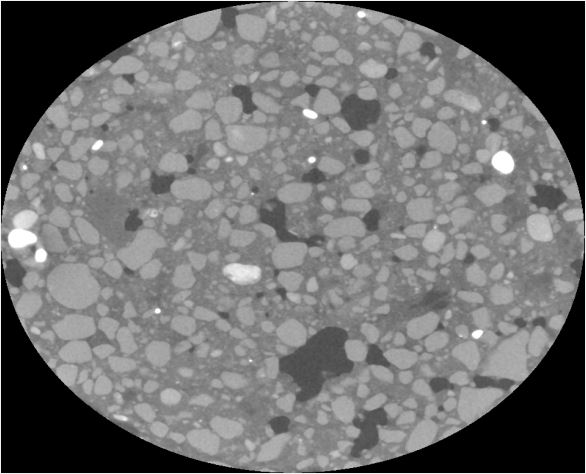
#> input picture images/soil.jpg, 586 x 474 px
$ python example.py
#> lines starting #> are read from the running program, lines starting #| are printed output that depends on the picture
### otsu.py
import numpy as np


def multithreshold(img, thresholds):
    """Multithreshold a single-channel image using provided thresholds.

    Returns boolean mask indices.
    """
    masks = np.zeros((len(thresholds) + 1, img.shape[0], img.shape[1]), bool)
    for i, t in enumerate(sorted(thresholds)):
        masks[i+1] = (img > t)
    masks[0] = ~masks[1]
    for i in range(1, len(masks) - 1):
        masks[i] = masks[i] ^ masks[i+1]
    return masks


def otsu_method(hist):
    """
    Optimized implementation of Otsu's Method algorithm.

    Adapted from https://github.com/subokita/Sandbox/blob/master/otsu.py and the Matlab implementation on Wikipedia.
    """
    num_bins = hist.shape[0]
    total = hist.sum()
    sum_total = np.dot(range(0, num_bins), hist)

    weight_background = 0.0
    sum_background = 0.0

    optimum_value = 0
    maximum = -np.inf

    for t in range(0, num_bins):
        # background weight will be incremented, while foreground's will be reduced
        weight_background += hist.item(t)
        if weight_background == 0:
            continue
        weight_foreground = total - weight_background
        if weight_foreground == 0:
            break

        sum_background += t * hist.item(t)
        mean_foreground = (sum_total - sum_background) / weight_foreground
        mean_background = sum_background / weight_background

        inter_class_variance = weight_background * weight_foreground * \
            (mean_background - mean_foreground) ** 2

        # find the threshold with maximum variances between classes
        if inter_class_variance > maximum:
            optimum_value = t
            maximum = inter_class_variance
    return optimum_value, maximum


def otsu(hist):
    pos, val = otsu_method(hist)
    return pos


def normalised_histogram_binning(hist, M=32, L=256):
    """Normalised histogram binning"""
    norm_hist = np.zeros((M, 1), dtype=np.float32)
    N = L // M
    counters = [range(x, x+N) for x in range(0, L, N)]
    for i, C in enumerate(counters):
        norm_hist[i] = 0
        for j in C:
            norm_hist[i] += hist[j]
    norm_hist = (norm_hist / norm_hist.max()) * 100
    return norm_hist


def find_valleys(H):
    """Valley estimation on *H*, H should be normalised-binned-grouped histogram."""
    hsize = H.shape[0]
    probs = np.zeros((hsize, 1), dtype=int)
    costs = np.zeros((hsize, 1), dtype=float)
    for i in range(1, hsize-1):
        if H[i] > H[i-1] or H[i] > H[i+1]:
            probs[i] = 0
        elif H[i] < H[i-1] and H[i] == H[i+1]:
            probs[i] = 1
            costs[i] = H[i-1] - H[i]
        elif H[i] == H[i-1] and H[i] < H[i+1]:
            probs[i] = 3
            costs[i] = H[i+1] - H[i]
        elif H[i] < H[i-1] and H[i] < H[i+1]:
            probs[i] = 4
            costs[i] = (H[i-1] + H[i+1]) - 2*H[i]
        elif H[i] == H[i-1] and H[i] == H[i+1]:
            probs[i] = probs[i-1]
            costs[i] = probs[i-1]
    for i in range(1, hsize-1):
        if probs[i] != 0:
            # floor devision. if > 4 = 1, else 0
            probs[i] = (probs[i-1] + probs[i] + probs[i+1]) // 4
    valleys = [i for i, x in enumerate(probs) if x > 0]
    # if maximum is not None and maximum < len(valleys):
    # valleys = sorted(valleys, key=lambda x: costs[x])[0:maximum]
    return valleys


def valley_estimation(hist, M=32, L=256):
    """Valley estimation for histogram. L should be divisible by M."""
    # Normalised histogram binning
    norm_hist = normalised_histogram_binning(hist, M, L)
    valleys = find_valleys(norm_hist)
    return valleys


def threshold_valley_regions(hist, valleys, N):
    """Perform Otsu's method over estimated valley regions.

    Returns:
        list: thresholds ordered by greatest intra-class variance.
    """
    thresholds = []
    for valley in valleys:
        start_pos = (valley * N) - N
        end_pos = (valley + 2) * N
        h = hist[start_pos:end_pos]
        sub_threshold, val = otsu_method(h)
        thresholds.append((start_pos + sub_threshold, val))
    thresholds.sort(key=lambda x: x[1], reverse=True)
    thresholds, values = [list(t) for t in zip(*thresholds)]
    return thresholds


def modified_TSMO(hist, M=32, L=256):
    """Modified Two-Stage Multithreshold Otsu Method.

    Implemented based on description in:
    Huang, D. Y., Lin, T. W., & Hu, W. C. (2011).
    Automatic multilevel thresholding based on two-stage Otsu’s method with cluster determination by valley estimation.
    International Journal of Innovative Computing, Information and Control, 7(10), 56315644.

    Args:
       hist: Histogram of grayscale image.

    Returns:
        list: List of detected thresholds ordered by greatest intra-class variance.
    """

    N = L // M
    valleys = valley_estimation(hist, M, L)
    thresholds = threshold_valley_regions(hist, valleys, N)
    return thresholds

### example.py
import cv2
import otsu
import matplotlib.pyplot as plt
import numpy as np


def show_thresholds(src_img, dst_img, thresholds):
    """Visualise thresholds."""
    colors = [(255, 0, 0), (255, 128, 0), (255, 255, 0), (0, 128, 0), (0, 204, 102),
              (51, 255, 255), (0, 128, 255), (0, 0, 255), (128, 0, 255), (255, 0, 255), (255, 0, 127)]
    masks = otsu.multithreshold(src_img, thresholds)
    for i, mask in enumerate(masks):
        # [5 lines of commented-out code are left out]
        dst_img[mask] = colors[i]
    return dst_img


def full_method(img, L=256, M=32):
    """Obtain thresholds and image masks directly from image.

    Abstracts away the need to handle histogram generation.
    """
    # Calculate histogram
    hist = cv2.calcHist(
        [img],
        channels=[0],
        mask=None,
        histSize=[L],
        ranges=[0, L]
    )

    thresholds = otsu.modified_TSMO(hist, M=M, L=L)
    masks = otsu.multithreshold(img, thresholds)
    return thresholds, masks


def main(path='images/soil.jpg'):
#> called with path = 'images/soil.jpg'
    L = 256  # number of levels
    M = 32  # number of bins for bin-grouping normalisation

    N = L // M
    # Load original image
    img = cv2.imread(path, 0)  # read image in as grayscale
#> img is the input picture: shape (474, 586); min 0, max 255, mean 111.4

    # Blur image to denoise
    img = cv2.GaussianBlur(img, (5, 5), 0)

    # Calculate histogram
    hist = cv2.calcHist(
        [img],
        channels=[0],
        mask=None,
        histSize=[L],
        ranges=[0, L]
    )
#> hist = 256 values, max 46109 at index 0, min 10 at index 245, mean 1085

    ### Do modified TSMO step by step
    # Normalise bin histogram
    norm_hist = otsu.normalised_histogram_binning(hist, M=M, L=L)
#> after the loop in normalised_histogram_binning, `for i, C in enumerate(counters):`: norm_hist = 32 values, max 52997 at index 0, min 140 at index 30, mean 8680.1
#> in normalised_histogram_binning, `norm_hist = (norm_hist / norm_hist.max()) * 100`: norm_hist = 32 values, max 100 at index 0, min 0.264 at index 30, mean 16.38

    # Estimate valley regions
    valleys = otsu.find_valleys(norm_hist)
#> after the loop in find_valleys, `for i in range(1, hsize-1):`: costs = 32 values, max 97.38 at index 1, min 0 at index 0, mean 4.2; probs = 32 values, max 4 at index 1, min 0 at index 0, mean 0.875
#> after the loop in find_valleys, `for i in range(1, hsize-1):`: probs = 32 values, max 1 at index 1, min 0 at index 0, mean 0.219
#> in find_valleys, `valleys = [i for i, x in enumerate(probs) if x > 0]`: valleys = [1, 6, 8, 12, 18, 26, 30]
#> valleys = [1, 6, 8, 12, 18, 26, 30]
    # plot valleys
    plt.figure()
    plt.bar(range(0, norm_hist.shape[0]), norm_hist.ravel())
    for v in valleys:
        plt.axvline(x=v, color='red')
#> this loop made 7 passes
#> v on passes 2 to 7: 6, 8, 12, 18, 26, 30
    thresholds = otsu.threshold_valley_regions(hist, valleys, N)
#> the loop in threshold_valley_regions, `for valley in valleys:` made 7 passes
#> (valley, start_pos, end_pos, total in otsu_method, sum_total in otsu_method, sub_threshold, val) on passes 2 to 7: (6, 40, 64, 2564, [45550], 13, [190955185]), (8, 56, 80, 3057, [27901], 12, [436542467]), (12, 88, 112, 11144, [105549], 10, [6.2e+09]), (18, 136, 160, 71794, [762709], 11, [2.16e+11]), (26, 200, 224, 822, [9823], 11, [27207084.7]), (30, 232, 256, 1030, [17812], 13, [42891233.9])
#> (start_pos, end_pos, total in otsu_method, sum_total in otsu_method, sub_threshold, val) on pass 1: (0, 24, 55805, [54732], 7, [3.34e+10])
#> after the loop in threshold_valley_regions, `for valley in valleys:`: thresholds = [(7, [3.34e+10]), (53, [190955185]), (68, [436542467]), (98, [6.2e+09]), (147, [2.16e+11]), (211, [27207084.7]), (245, [42891233.9])]
#> in threshold_valley_regions, `thresholds, values = [list(t) for t in zip(*thresholds)]`: thresholds = [147, 7, 98, 68, 53, 245, 211]; values = [[2.16e+11], [3.34e+10], [6.2e+09], [436542467], [190955185], [42891233.9], [27207084.7]]
#> thresholds = [147, 7, 98, 68, 53, 245, 211]
    ###

    # modified_TSMO does all the steps above
    thresholds2 = otsu.modified_TSMO(hist, M=M, L=L)
#> in valley_estimation, `valleys = find_valleys(norm_hist)`: valleys = [1, 6, 8, 12, 18, 26, 30]
#> the loop in threshold_valley_regions (call 2), `for valley in valleys:` made 7 passes
#> in modified_TSMO, `thresholds = threshold_valley_regions(hist, valleys, N)`: thresholds = [147, 7, 98, 68, 53, 245, 211]
#> thresholds2 = [147, 7, 98, 68, 53, 245, 211]

    # Threshold obtained through default otsu method.
    otsu_threshold, _ = otsu.otsu_method(hist)

    print('Otsu threshold: {}\nStep-by-step MTSMO: {}\nMTSMO: {}'.format(
        otsu_threshold, thresholds, thresholds2))
#| Otsu threshold: 71
#| Step-by-step MTSMO: [147, 7, 98, 68, 53, 245, 211]
#| MTSMO: [147, 7, 98, 68, 53, 245, 211]

    # Show histogram with thresholds
    plt.figure()
    plt.bar(range(0, hist.shape[0]), hist.ravel())
    plt.axvline(x=otsu_threshold, color='k')
    for t in thresholds:
        plt.axvline(x=t, color='red')
#> this loop made 7 passes
#> t on passes 1 to 7: 147, 7, 98, 68, 53, 245, 211

    # Illustrate thresholds
    img_1 = cv2.cvtColor(img, cv2.COLOR_GRAY2RGB)
    img_3 = img_1.copy()
    img_auto = img_1.copy()

    show_thresholds(img, img_1, [thresholds[0]])
#> the loop in show_thresholds, `for i, mask in enumerate(masks):` made 2 passes
#> after the loop in show_thresholds, `for i, mask in enumerate(masks):`:
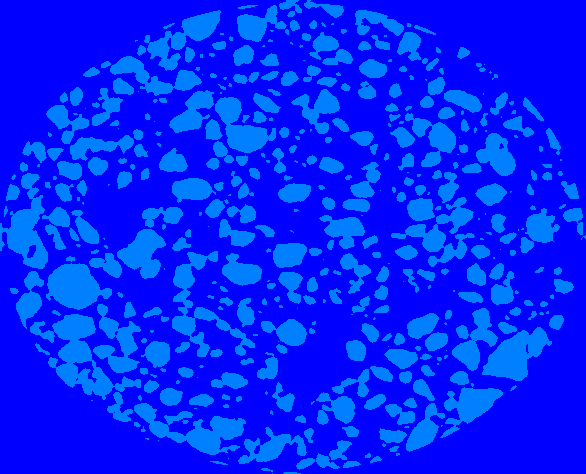
#> dst_img: shape (474, 586, 3); mean B, G, R 255, 36.8, 0
    show_thresholds(img, img_3, thresholds[0:3])
#> the loop in multithreshold (call 2), `for i in range(1, len(masks) - 1):` made 2 passes
#> the loop in show_thresholds (call 2), `for i, mask in enumerate(masks):` made 4 passes
#> after the loop in show_thresholds (call 2), `for i, mask in enumerate(masks):`:
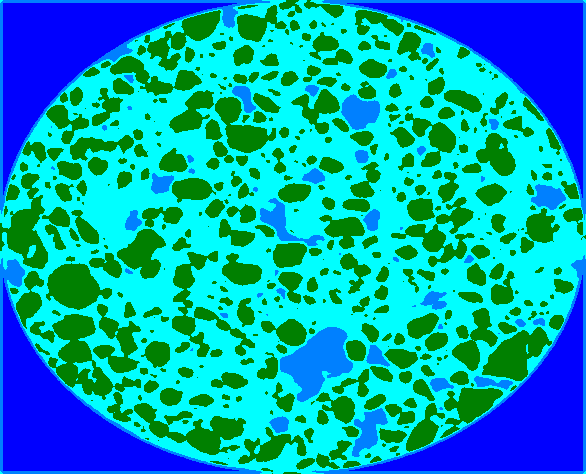
#> dst_img: shape (474, 586, 3); mean B, G, R 181.7, 160.7, 0
    show_thresholds(img, img_auto, thresholds)
#> the loop in show_thresholds (call 3), `for i, mask in enumerate(masks):` made 8 passes
#> after the loop in show_thresholds (call 3), `for i, mask in enumerate(masks):`:
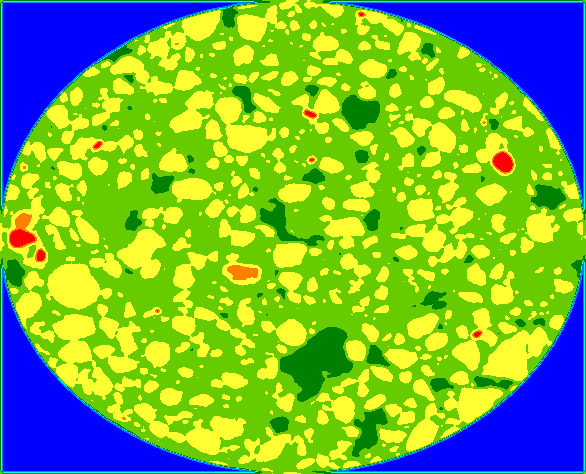
#> dst_img: shape (474, 586, 3); mean B, G, R 68.7, 174.1, 119.2

    plt.figure()
    ax = plt.subplot(2, 2, 1)
    ax.set_title('Original image')
    plt.imshow(img, cmap='gray')
    ax = plt.subplot(2, 2, 2)
    ax.set_title('{} levels (Automatic)'.format(len(thresholds)))
    plt.imshow(img_auto)
    ax = plt.subplot(2, 2, 3)
    ax.set_title('3 levels')
    plt.imshow(img_3)
    ax = plt.subplot(2, 2, 4)
    ax.set_title('1 level')
    plt.imshow(img_1)
    plt.show()
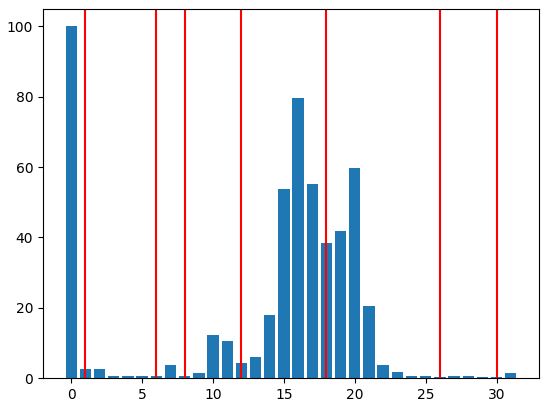
#> figure drawn by matplotlib, 1 panel; tallest bar 100 high, from x = -0.4 to 0.4
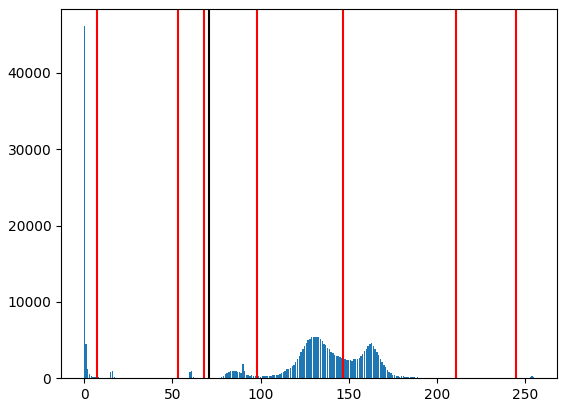
#> figure drawn by matplotlib, 1 panel; tallest bar 46109 high, from x = -0.4 to 0.4
#> figure, not shown here; B, G, R data is drawn as R, G, B

if __name__ == '__main__':
    main()
